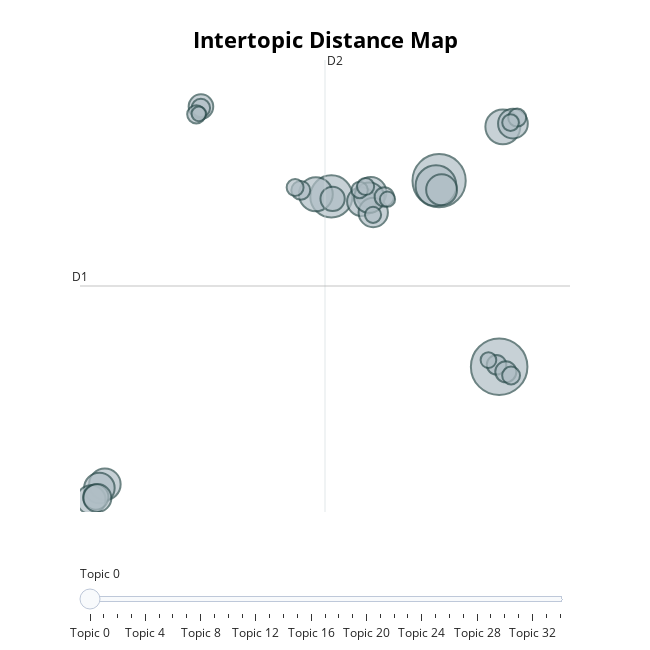

Notebook code for this chart:
### Code cell
topic_model.visualize_topics(custom_labels=True)

### Figure 1 — Plotly figure (JSON) as saved in the notebook; plotly's stock layout.template omitted (floating-point values rounded to 4 significant figures)
{"data": [{"customdata": [[0, "cancer | of | cells | to | the", 402], [1, "the | and | of | cancer | to", 356], [2, "ad | the | of | in | and", 223], [3, "the | heart | and | of | to", 209], [4, "brain | the | and | of | to", 144], [5, "food | and | the | of | to", 153], [6, "the | of | bacteria | antibiotics | resistance", 125], [7, "malaria | and | to | the | of", 121], [8, "gut | the | and | of | in", 117], [9, "plant | the | of | and | to", 105], [10, "the | of | and | to | in", 111], [11, "diabetes | insulin | the | of | glucose", 76], [12, "viral | virus | viruses | the | of", 104], [13, "the | delivery | of | and | to", 120], [14, "bone | pain | the | and | of", 74], [15, "and | the | social | of | to", 108], [16, "the | of | and | immune | to", 80], [17, "data | and | ai | the | of", 115], [18, "cell | gene | of | the | in", 98], [19, "obesity | and | health | the | of", 43], [20, "liver | nafld | nash | metabolic | in", 42], [21, "aml | stem | cell | cells | hematopoietic", 48], [22, "visual | the | neural | brain | how", 45], [23, "pet | the | dose | radiation | of", 41], [24, "cell | mechanical | the | and | in", 56], [25, "disorders | the | and | of | to", 47], [26, "retina | eye | retinal | the | of", 36], [27, "gbm | tumor | brain | glioblastoma | tumour", 31], [28, "chemicals | exposure | and | the | of", 35], [29, "kidney | ckd | renal | of | and", 27], [30, "bioprinting | tissue | materials | 3d | and", 40], [31, "climate | health | and | air | change", 34], [32, "and | the | to | of | health", 37], [33, "mental | health | and | to | the", 29], [34, "social | gender | health | women | and", 33]], "hovertemplate": "<b>Topic %{customdata[0]}</b><br>%{customdata[1]}<br>Size: %{customdata[2]}", "legendgroup": "", "marker": {"color": "#B0BEC5", "line": {"color": "DarkSlateGrey", "width": 2}, "size": [402, 356, 223, 209, 144, 153, 125, 121, 117, 105, 111, 76, 104, 120, 74, 108, 80, 115, 98, 43, 42, 48, 45, 41, 56, 47, 36, 31, 35, 27, 40, 34, 37, 29, 33], "sizemode": "area", "sizeref": 0.2512, "symbol": "circle"}, "mode": "markers", "name": "", "orientation": "v", "showlegend": false, "type": "scatter", "x": [12.78, 10.48, 6.363, 10.37, 5.77, 12.92, -2.302, 7.875, -2.511, -2.829, 13.31, 1.374, 7.517, 10.58, 6.41, 7.965, -2.648, 7.813, -2.588, 1.369, 1.196, 12.68, 5.193, 13.47, 13.04, 8.388, 4.976, 12.37, 13.22, 1.295, 13.24, 7.445, 7.672, 8.511, 7.958], "xaxis": "x", "y": [2.928, 13.66, 12.75, 13.37, 12.88, 16.77, -3.86, 12.97, -4.077, -4.747, 16.95, 17.94, 12.46, 13.14, 12.61, 11.83, -4.596, 12.68, -4.65, 17.86, 17.49, 3.036, 13.1, 17.3, 2.632, 12.72, 13.27, 3.308, 17.01, 17.52, 2.418, 13.12, 13.33, 12.59, 11.69], "yaxis": "y"}], "layout": {"annotations": [{"showarrow": false, "text": "D1", "x": -3.253, "y": 7.583, "yshift": 10}, {"showarrow": false, "text": "D2", "x": 6.12, "xshift": 10, "y": 20.63}], "height": 650, "hoverlabel": {"bgcolor": "white", "font": {"family": "Rockwell", "size": 16}}, "legend": {"itemsizing": "constant", "tracegroupgap": 0}, "margin": {"t": 60}, "shapes": [{"line": {"color": "#CFD8DC", "width": 2}, "type": "line", "x0": 6.12, "x1": 6.12, "y0": -5.459, "y1": 20.63}, {"line": {"color": "#9E9E9E", "width": 2}, "type": "line", "x0": -3.253, "x1": 15.49, "y0": 7.583, "y1": 7.583}], "sliders": [{"active": 0, "pad": {"t": 50}, "steps": [{"args": [{"marker.color": [["red", "#B0BEC5", "#B0BEC5", "#B0BEC5", "#B0BEC5", "#B0BEC5", "#B0BEC5", "#B0BEC5", "#B0BEC5", "#B0BEC5", "#B0BEC5", "#B0BEC5", "#B0BEC5", "#B0BEC5", "#B0BEC5", "#B0BEC5", "#B0BEC5", "#B0BEC5", "#B0BEC5", "#B0BEC5", "#B0BEC5", "#B0BEC5", "#B0BEC5", "#B0BEC5", "#B0BEC5", "#B0BEC5", "#B0BEC5", "#B0BEC5", "#B0BEC5", "#B0BEC5", "#B0BEC5", "#B0BEC5", "#B0BEC5", "#B0BEC5", "#B0BEC5"]]}], "label": "Topic 0", "method": "update"}, {"args": [{"marker.color": [["#B0BEC5", "red", "#B0BEC5", "#B0BEC5", "#B0BEC5", "#B0BEC5", "#B0BEC5", "#B0BEC5", "#B0BEC5", "#B0BEC5", "#B0BEC5", "#B0BEC5", "#B0BEC5", "#B0BEC5", "#B0BEC5", "#B0BEC5", "#B0BEC5", "#B0BEC5", "#B0BEC5", "#B0BEC5", "#B0BEC5", "#B0BEC5", "#B0BEC5", "#B0BEC5", "#B0BEC5", "#B0BEC5", "#B0BEC5", "#B0BEC5", "#B0BEC5", "#B0BEC5", "#B0BEC5", "#B0BEC5", "#B0BEC5", "#B0BEC5", "#B0BEC5"]]}], "label": "Topic 1", "method": "update"}, {"args": [{"marker.color": [["#B0BEC5", "#B0BEC5", "red", "#B0BEC5", "#B0BEC5", "#B0BEC5", "#B0BEC5", "#B0BEC5", "#B0BEC5", "#B0BEC5", "#B0BEC5", "#B0BEC5", "#B0BEC5", "#B0BEC5", "#B0BEC5", "#B0BEC5", "#B0BEC5", "#B0BEC5", "#B0BEC5", "#B0BEC5", "#B0BEC5", "#B0BEC5", "#B0BEC5", "#B0BEC5", "#B0BEC5", "#B0BEC5", "#B0BEC5", "#B0BEC5", "#B0BEC5", "#B0BEC5", "#B0BEC5", "#B0BEC5", "#B0BEC5", "#B0BEC5", "#B0BEC5"]]}], "label": "Topic 2", "method": "update"}, {"args": [{"marker.color": [["#B0BEC5", "#B0BEC5", "#B0BEC5", "red", "#B0BEC5", "#B0BEC5", "#B0BEC5", "#B0BEC5", "#B0BEC5", "#B0BEC5", "#B0BEC5", "#B0BEC5", "#B0BEC5", "#B0BEC5", "#B0BEC5", "#B0BEC5", "#B0BEC5", "#B0BEC5", "#B0BEC5", "#B0BEC5", "#B0BEC5", "#B0BEC5", "#B0BEC5", "#B0BEC5", "#B0BEC5", "#B0BEC5", "#B0BEC5", "#B0BEC5", "#B0BEC5", "#B0BEC5", "#B0BEC5", "#B0BEC5", "#B0BEC5", "#B0BEC5", "#B0BEC5"]]}], "label": "Topic 3", "method": "update"}, {"args": [{"marker.color": [["#B0BEC5", "#B0BEC5", "#B0BEC5", "#B0BEC5", "red", "#B0BEC5", "#B0BEC5", "#B0BEC5", "#B0BEC5", "#B0BEC5", "#B0BEC5", "#B0BEC5", "#B0BEC5", "#B0BEC5", "#B0BEC5", "#B0BEC5", "#B0BEC5", "#B0BEC5", "#B0BEC5", "#B0BEC5", "#B0BEC5", "#B0BEC5", "#B0BEC5", "#B0BEC5", "#B0BEC5", "#B0BEC5", "#B0BEC5", "#B0BEC5", "#B0BEC5", "#B0BEC5", "#B0BEC5", "#B0BEC5", "#B0BEC5", "#B0BEC5", "#B0BEC5"]]}], "label": "Topic 4", "method": "update"}, {"args": [{"marker.color": [["#B0BEC5", "#B0BEC5", "#B0BEC5", "#B0BEC5", "#B0BEC5", "red", "#B0BEC5", "#B0BEC5", "#B0BEC5", "#B0BEC5", "#B0BEC5", "#B0BEC5", "#B0BEC5", "#B0BEC5", "#B0BEC5", "#B0BEC5", "#B0BEC5", "#B0BEC5", "#B0BEC5", "#B0BEC5", "#B0BEC5", "#B0BEC5", "#B0BEC5", "#B0BEC5", "#B0BEC5", "#B0BEC5", "#B0BEC5", "#B0BEC5", "#B0BEC5", "#B0BEC5", "#B0BEC5", "#B0BEC5", "#B0BEC5", "#B0BEC5", "#B0BEC5"]]}], "label": "Topic 5", "method": "update"}, {"args": [{"marker.color": [["#B0BEC5", "#B0BEC5", "#B0BEC5", "#B0BEC5", "#B0BEC5", "#B0BEC5", "red", "#B0BEC5", "#B0BEC5", "#B0BEC5", "#B0BEC5", "#B0BEC5", "#B0BEC5", "#B0BEC5", "#B0BEC5", "#B0BEC5", "#B0BEC5", "#B0BEC5", "#B0BEC5", "#B0BEC5", "#B0BEC5", "#B0BEC5", "#B0BEC5", "#B0BEC5", "#B0BEC5", "#B0BEC5", "#B0BEC5", "#B0BEC5", "#B0BEC5", "#B0BEC5", "#B0BEC5", "#B0BEC5", "#B0BEC5", "#B0BEC5", "#B0BEC5"]]}], "label": "Topic 6", "method": "update"}, {"args": [{"marker.color": [["#B0BEC5", "#B0BEC5", "#B0BEC5", "#B0BEC5", "#B0BEC5", "#B0BEC5", "#B0BEC5", "red", "#B0BEC5", "#B0BEC5", "#B0BEC5", "#B0BEC5", "#B0BEC5", "#B0BEC5", "#B0BEC5", "#B0BEC5", "#B0BEC5", "#B0BEC5", "#B0BEC5", "#B0BEC5", "#B0BEC5", "#B0BEC5", "#B0BEC5", "#B0BEC5", "#B0BEC5", "#B0BEC5", "#B0BEC5", "#B0BEC5", "#B0BEC5", "#B0BEC5", "#B0BEC5", "#B0BEC5", "#B0BEC5", "#B0BEC5", "#B0BEC5"]]}], "label": "Topic 7", "method": "update"}, {"args": [{"marker.color": [["#B0BEC5", "#B0BEC5", "#B0BEC5", "#B0BEC5", "#B0BEC5", "#B0BEC5", "#B0BEC5", "#B0BEC5", "red", "#B0BEC5", "#B0BEC5", "#B0BEC5", "#B0BEC5", "#B0BEC5", "#B0BEC5", "#B0BEC5", "#B0BEC5", "#B0BEC5", "#B0BEC5", "#B0BEC5", "#B0BEC5", "#B0BEC5", "#B0BEC5", "#B0BEC5", "#B0BEC5", "#B0BEC5", "#B0BEC5", "#B0BEC5", "#B0BEC5", "#B0BEC5", "#B0BEC5", "#B0BEC5", "#B0BEC5", "#B0BEC5", "#B0BEC5"]]}], "label": "Topic 8", "method": "update"}, {"args": [{"marker.color": [["#B0BEC5", "#B0BEC5", "#B0BEC5", "#B0BEC5", "#B0BEC5", "#B0BEC5", "#B0BEC5", "#B0BEC5", "#B0BEC5", "red", "#B0BEC5", "#B0BEC5", "#B0BEC5", "#B0BEC5", "#B0BEC5", "#B0BEC5", "#B0BEC5", "#B0BEC5", "#B0BEC5", "#B0BEC5", "#B0BEC5", "#B0BEC5", "#B0BEC5", "#B0BEC5", "#B0BEC5", "#B0BEC5", "#B0BEC5", "#B0BEC5", "#B0BEC5", "#B0BEC5", "#B0BEC5", "#B0BEC5", "#B0BEC5", "#B0BEC5", "#B0BEC5"]]}], "label": "Topic 9", "method": "update"}, {"args": [{"marker.color": [["#B0BEC5", "#B0BEC5", "#B0BEC5", "#B0BEC5", "#B0BEC5", "#B0BEC5", "#B0BEC5", "#B0BEC5", "#B0BEC5", "#B0BEC5", "red", "#B0BEC5", "#B0BEC5", "#B0BEC5", "#B0BEC5", "#B0BEC5", "#B0BEC5", "#B0BEC5", "#B0BEC5", "#B0BEC5", "#B0BEC5", "#B0BEC5", "#B0BEC5", "#B0BEC5", "#B0BEC5", "#B0BEC5", "#B0BEC5", "#B0BEC5", "#B0BEC5", "#B0BEC5", "#B0BEC5", "#B0BEC5", "#B0BEC5", "#B0BEC5", "#B0BEC5"]]}], "label": "Topic 10", "method": "update"}, {"args": [{"marker.color": [["#B0BEC5", "#B0BEC5", "#B0BEC5", "#B0BEC5", "#B0BEC5", "#B0BEC5", "#B0BEC5", "#B0BEC5", "#B0BEC5", "#B0BEC5", "#B0BEC5", "red", "#B0BEC5", "#B0BEC5", "#B0BEC5", "#B0BEC5", "#B0BEC5", "#B0BEC5", "#B0BEC5", "#B0BEC5", "#B0BEC5", "#B0BEC5", "#B0BEC5", "#B0BEC5", "#B0BEC5", "#B0BEC5", "#B0BEC5", "#B0BEC5", "#B0BEC5", "#B0BEC5", "#B0BEC5", "#B0BEC5", "#B0BEC5", "#B0BEC5", "#B0BEC5"]]}], "label": "Topic 11", "method": "update"}, {"args": [{"marker.color": [["#B0BEC5", "#B0BEC5", "#B0BEC5", "#B0BEC5", "#B0BEC5", "#B0BEC5", "#B0BEC5", "#B0BEC5", "#B0BEC5", "#B0BEC5", "#B0BEC5", "#B0BEC5", "red", "#B0BEC5", "#B0BEC5", "#B0BEC5", "#B0BEC5", "#B0BEC5", "#B0BEC5", "#B0BEC5", "#B0BEC5", "#B0BEC5", "#B0BEC5", "#B0BEC5", "#B0BEC5", "#B0BEC5", "#B0BEC5", "#B0BEC5", "#B0BEC5", "#B0BEC5", "#B0BEC5", "#B0BEC5", "#B0BEC5", "#B0BEC5", "#B0BEC5"]]}], "label": "Topic 12", "method": "update"}, {"args": [{"marker.color": [["#B0BEC5", "#B0BEC5", "#B0BEC5", "#B0BEC5", "#B0BEC5", "#B0BEC5", "#B0BEC5", "#B0BEC5", "#B0BEC5", "#B0BEC5", "#B0BEC5", "#B0BEC5", "#B0BEC5", "red", "#B0BEC5", "#B0BEC5", "#B0BEC5", "#B0BEC5", "#B0BEC5", "#B0BEC5", "#B0BEC5", "#B0BEC5", "#B0BEC5", "#B0BEC5", "#B0BEC5", "#B0BEC5", "#B0BEC5", "#B0BEC5", "#B0BEC5", "#B0BEC5", "#B0BEC5", "#B0BEC5", "#B0BEC5", "#B0BEC5", "#B0BEC5"]]}], "label": "Topic 13", "method": "update"}, {"args": [{"marker.color": [["#B0BEC5", "#B0BEC5", "#B0BEC5", "#B0BEC5", "#B0BEC5", "#B0BEC5", "#B0BEC5", "#B0BEC5", "#B0BEC5", "#B0BEC5", "#B0BEC5", "#B0BEC5", "#B0BEC5", "#B0BEC5", "red", "#B0BEC5", "#B0BEC5", "#B0BEC5", "#B0BEC5", "#B0BEC5", "#B0BEC5", "#B0BEC5", "#B0BEC5", "#B0BEC5", "#B0BEC5", "#B0BEC5", "#B0BEC5", "#B0BEC5", "#B0BEC5", "#B0BEC5", "#B0BEC5", "#B0BEC5", "#B0BEC5", "#B0BEC5", "#B0BEC5"]]}], "label": "Topic 14", "method": "update"}, {"args": [{"marker.color": [["#B0BEC5", "#B0BEC5", "#B0BEC5", "#B0BEC5", "#B0BEC5", "#B0BEC5", "#B0BEC5", "#B0BEC5", "#B0BEC5", "#B0BEC5", "#B0BEC5", "#B0BEC5", "#B0BEC5", "#B0BEC5", "#B0BEC5", "red", "#B0BEC5", "#B0BEC5", "#B0BEC5", "#B0BEC5", "#B0BEC5", "#B0BEC5", "#B0BEC5", "#B0BEC5", "#B0BEC5", "#B0BEC5", "#B0BEC5", "#B0BEC5", "#B0BEC5", "#B0BEC5", "#B0BEC5", "#B0BEC5", "#B0BEC5", "#B0BEC5", "#B0BEC5"]]}], "label": "Topic 15", "method": "update"}, {"args": [{"marker.color": [["#B0BEC5", "#B0BEC5", "#B0BEC5", "#B0BEC5", "#B0BEC5", "#B0BEC5", "#B0BEC5", "#B0BEC5", "#B0BEC5", "#B0BEC5", "#B0BEC5", "#B0BEC5", "#B0BEC5", "#B0BEC5", "#B0BEC5", "#B0BEC5", "red", "#B0BEC5", "#B0BEC5", "#B0BEC5", "#B0BEC5", "#B0BEC5", "#B0BEC5", "#B0BEC5", "#B0BEC5", "#B0BEC5", "#B0BEC5", "#B0BEC5", "#B0BEC5", "#B0BEC5", "#B0BEC5", "#B0BEC5", "#B0BEC5", "#B0BEC5", "#B0BEC5"]]}], "label": "Topic 16", "method": "update"}, {"args": [{"marker.color": [["#B0BEC5", "#B0BEC5", "#B0BEC5", "#B0BEC5", "#B0BEC5", "#B0BEC5", "#B0BEC5", "#B0BEC5", "#B0BEC5", "#B0BEC5", "#B0BEC5", "#B0BEC5", "#B0BEC5", "#B0BEC5", "#B0BEC5", "#B0BEC5", "#B0BEC5", "red", "#B0BEC5", "#B0BEC5", "#B0BEC5", "#B0BEC5", "#B0BEC5", "#B0BEC5", "#B0BEC5", "#B0BEC5", "#B0BEC5", "#B0BEC5", "#B0BEC5", "#B0BEC5", "#B0BEC5", "#B0BEC5", "#B0BEC5", "#B0BEC5", "#B0BEC5"]]}], "label": "Topic 17", "method": "update"}, {"args": [{"marker.color": [["#B0BEC5", "#B0BEC5", "#B0BEC5", "#B0BEC5", "#B0BEC5", "#B0BEC5", "#B0BEC5", "#B0BEC5", "#B0BEC5", "#B0BEC5", "#B0BEC5", "#B0BEC5", "#B0BEC5", "#B0BEC5", "#B0BEC5", "#B0BEC5", "#B0BEC5", "#B0BEC5", "red", "#B0BEC5", "#B0BEC5", "#B0BEC5", "#B0BEC5", "#B0BEC5", "#B0BEC5", "#B0BEC5", "#B0BEC5", "#B0BEC5", "#B0BEC5", "#B0BEC5", "#B0BEC5", "#B0BEC5", "#B0BEC5", "#B0BEC5", "#B0BEC5"]]}], "label": "Topic 18", "method": "update"}, {"args": [{"marker.color": [["#B0BEC5", "#B0BEC5", "#B0BEC5", "#B0BEC5", "#B0BEC5", "#B0BEC5", "#B0BEC5", "#B0BEC5", "#B0BEC5", "#B0BEC5", "#B0BEC5", "#B0BEC5", "#B0BEC5", "#B0BEC5", "#B0BEC5", "#B0BEC5", "#B0BEC5", "#B0BEC5", "#B0BEC5", "red", "#B0BEC5", "#B0BEC5", "#B0BEC5", "#B0BEC5", "#B0BEC5", "#B0BEC5", "#B0BEC5", "#B0BEC5", "#B0BEC5", "#B0BEC5", "#B0BEC5", "#B0BEC5", "#B0BEC5", "#B0BEC5", "#B0BEC5"]]}], "label": "Topic 19", "method": "update"}, {"args": [{"marker.color": [["#B0BEC5", "#B0BEC5", "#B0BEC5", "#B0BEC5", "#B0BEC5", "#B0BEC5", "#B0BEC5", "#B0BEC5", "#B0BEC5", "#B0BEC5", "#B0BEC5", "#B0BEC5", "#B0BEC5", "#B0BEC5", "#B0BEC5", "#B0BEC5", "#B0BEC5", "#B0BEC5", "#B0BEC5", "#B0BEC5", "red", "#B0BEC5", "#B0BEC5", "#B0BEC5", "#B0BEC5", "#B0BEC5", "#B0BEC5", "#B0BEC5", "#B0BEC5", "#B0BEC5", "#B0BEC5", "#B0BEC5", "#B0BEC5", "#B0BEC5", "#B0BEC5"]]}], "label": "Topic 20", "method": "update"}, {"args": [{"marker.color": [["#B0BEC5", "#B0BEC5", "#B0BEC5", "#B0BEC5", "#B0BEC5", "#B0BEC5", "#B0BEC5", "#B0BEC5", "#B0BEC5", "#B0BEC5", "#B0BEC5", "#B0BEC5", "#B0BEC5", "#B0BEC5", "#B0BEC5", "#B0BEC5", "#B0BEC5", "#B0BEC5", "#B0BEC5", "#B0BEC5", "#B0BEC5", "red", "#B0BEC5", "#B0BEC5", "#B0BEC5", "#B0BEC5", "#B0BEC5", "#B0BEC5", "#B0BEC5", "#B0BEC5", "#B0BEC5", "#B0BEC5", "#B0BEC5", "#B0BEC5", "#B0BEC5"]]}], "label": "Topic 21", "method": "update"}, {"args": [{"marker.color": [["#B0BEC5", "#B0BEC5", "#B0BEC5", "#B0BEC5", "#B0BEC5", "#B0BEC5", "#B0BEC5", "#B0BEC5", "#B0BEC5", "#B0BEC5", "#B0BEC5", "#B0BEC5", "#B0BEC5", "#B0BEC5", "#B0BEC5", "#B0BEC5", "#B0BEC5", "#B0BEC5", "#B0BEC5", "#B0BEC5", "#B0BEC5", "#B0BEC5", "red", "#B0BEC5", "#B0BEC5", "#B0BEC5", "#B0BEC5", "#B0BEC5", "#B0BEC5", "#B0BEC5", "#B0BEC5", "#B0BEC5", "#B0BEC5", "#B0BEC5", "#B0BEC5"]]}], "label": "Topic 22", "method": "update"}, {"args": [{"marker.color": [["#B0BEC5", "#B0BEC5", "#B0BEC5", "#B0BEC5", "#B0BEC5", "#B0BEC5", "#B0BEC5", "#B0BEC5", "#B0BEC5", "#B0BEC5", "#B0BEC5", "#B0BEC5", "#B0BEC5", "#B0BEC5", "#B0BEC5", "#B0BEC5", "#B0BEC5", "#B0BEC5", "#B0BEC5", "#B0BEC5", "#B0BEC5", "#B0BEC5", "#B0BEC5", "red", "#B0BEC5", "#B0BEC5", "#B0BEC5", "#B0BEC5", "#B0BEC5", "#B0BEC5", "#B0BEC5", "#B0BEC5", "#B0BEC5", "#B0BEC5", "#B0BEC5"]]}], "label": "Topic 23", "method": "update"}, {"args": [{"marker.color": [["#B0BEC5", "#B0BEC5", "#B0BEC5", "#B0BEC5", "#B0BEC5", "#B0BEC5", "#B0BEC5", "#B0BEC5", "#B0BEC5", "#B0BEC5", "#B0BEC5", "#B0BEC5", "#B0BEC5", "#B0BEC5", "#B0BEC5", "#B0BEC5", "#B0BEC5", "#B0BEC5", "#B0BEC5", "#B0BEC5", "#B0BEC5", "#B0BEC5", "#B0BEC5", "#B0BEC5", "red", "#B0BEC5", "#B0BEC5", "#B0BEC5", "#B0BEC5", "#B0BEC5", "#B0BEC5", "#B0BEC5", "#B0BEC5", "#B0BEC5", "#B0BEC5"]]}], "label": "Topic 24", "method": "update"}, {"args": [{"marker.color": [["#B0BEC5", "#B0BEC5", "#B0BEC5", "#B0BEC5", "#B0BEC5", "#B0BEC5", "#B0BEC5", "#B0BEC5", "#B0BEC5", "#B0BEC5", "#B0BEC5", "#B0BEC5", "#B0BEC5", "#B0BEC5", "#B0BEC5", "#B0BEC5", "#B0BEC5", "#B0BEC5", "#B0BEC5", "#B0BEC5", "#B0BEC5", "#B0BEC5", "#B0BEC5", "#B0BEC5", "#B0BEC5", "red", "#B0BEC5", "#B0BEC5", "#B0BEC5", "#B0BEC5", "#B0BEC5", "#B0BEC5", "#B0BEC5", "#B0BEC5", "#B0BEC5"]]}], "label": "Topic 25", "method": "update"}, {"args": [{"marker.color": [["#B0BEC5", "#B0BEC5", "#B0BEC5", "#B0BEC5", "#B0BEC5", "#B0BEC5", "#B0BEC5", "#B0BEC5", "#B0BEC5", "#B0BEC5", "#B0BEC5", "#B0BEC5", "#B0BEC5", "#B0BEC5", "#B0BEC5", "#B0BEC5", "#B0BEC5", "#B0BEC5", "#B0BEC5", "#B0BEC5", "#B0BEC5", "#B0BEC5", "#B0BEC5", "#B0BEC5", "#B0BEC5", "#B0BEC5", "red", "#B0BEC5", "#B0BEC5", "#B0BEC5", "#B0BEC5", "#B0BEC5", "#B0BEC5", "#B0BEC5", "#B0BEC5"]]}], "label": "Topic 26", "method": "update"}, {"args": [{"marker.color": [["#B0BEC5", "#B0BEC5", "#B0BEC5", "#B0BEC5", "#B0BEC5", "#B0BEC5", "#B0BEC5", "#B0BEC5", "#B0BEC5", "#B0BEC5", "#B0BEC5", "#B0BEC5", "#B0BEC5", "#B0BEC5", "#B0BEC5", "#B0BEC5", "#B0BEC5", "#B0BEC5", "#B0BEC5", "#B0BEC5", "#B0BEC5", "#B0BEC5", "#B0BEC5", "#B0BEC5", "#B0BEC5", "#B0BEC5", "#B0BEC5", "red", "#B0BEC5", "#B0BEC5", "#B0BEC5", "#B0BEC5", "#B0BEC5", "#B0BEC5", "#B0BEC5"]]}], "label": "Topic 27", "method": "update"}, {"args": [{"marker.color": [["#B0BEC5", "#B0BEC5", "#B0BEC5", "#B0BEC5", "#B0BEC5", "#B0BEC5", "#B0BEC5", "#B0BEC5", "#B0BEC5", "#B0BEC5", "#B0BEC5", "#B0BEC5", "#B0BEC5", "#B0BEC5", "#B0BEC5", "#B0BEC5", "#B0BEC5", "#B0BEC5", "#B0BEC5", "#B0BEC5", "#B0BEC5", "#B0BEC5", "#B0BEC5", "#B0BEC5", "#B0BEC5", "#B0BEC5", "#B0BEC5", "#B0BEC5", "red", "#B0BEC5", "#B0BEC5", "#B0BEC5", "#B0BEC5", "#B0BEC5", "#B0BEC5"]]}], "label": "Topic 28", "method": "update"}, {"args": [{"marker.color": [["#B0BEC5", "#B0BEC5", "#B0BEC5", "#B0BEC5", "#B0BEC5", "#B0BEC5", "#B0BEC5", "#B0BEC5", "#B0BEC5", "#B0BEC5", "#B0BEC5", "#B0BEC5", "#B0BEC5", "#B0BEC5", "#B0BEC5", "#B0BEC5", "#B0BEC5", "#B0BEC5", "#B0BEC5", "#B0BEC5", "#B0BEC5", "#B0BEC5", "#B0BEC5", "#B0BEC5", "#B0BEC5", "#B0BEC5", "#B0BEC5", "#B0BEC5", "#B0BEC5", "red", "#B0BEC5", "#B0BEC5", "#B0BEC5", "#B0BEC5", "#B0BEC5"]]}], "label": "Topic 29", "method": "update"}, {"args": [{"marker.color": [["#B0BEC5", "#B0BEC5", "#B0BEC5", "#B0BEC5", "#B0BEC5", "#B0BEC5", "#B0BEC5", "#B0BEC5", "#B0BEC5", "#B0BEC5", "#B0BEC5", "#B0BEC5", "#B0BEC5", "#B0BEC5", "#B0BEC5", "#B0BEC5", "#B0BEC5", "#B0BEC5", "#B0BEC5", "#B0BEC5", "#B0BEC5", "#B0BEC5", "#B0BEC5", "#B0BEC5", "#B0BEC5", "#B0BEC5", "#B0BEC5", "#B0BEC5", "#B0BEC5", "#B0BEC5", "red", "#B0BEC5", "#B0BEC5", "#B0BEC5", "#B0BEC5"]]}], "label": "Topic 30", "method": "update"}, {"args": [{"marker.color": [["#B0BEC5", "#B0BEC5", "#B0BEC5", "#B0BEC5", "#B0BEC5", "#B0BEC5", "#B0BEC5", "#B0BEC5", "#B0BEC5", "#B0BEC5", "#B0BEC5", "#B0BEC5", "#B0BEC5", "#B0BEC5", "#B0BEC5", "#B0BEC5", "#B0BEC5", "#B0BEC5", "#B0BEC5", "#B0BEC5", "#B0BEC5", "#B0BEC5", "#B0BEC5", "#B0BEC5", "#B0BEC5", "#B0BEC5", "#B0BEC5", "#B0BEC5", "#B0BEC5", "#B0BEC5", "#B0BEC5", "red", "#B0BEC5", "#B0BEC5", "#B0BEC5"]]}], "label": "Topic 31", "method": "update"}, {"args": [{"marker.color": [["#B0BEC5", "#B0BEC5", "#B0BEC5", "#B0BEC5", "#B0BEC5", "#B0BEC5", "#B0BEC5", "#B0BEC5", "#B0BEC5", "#B0BEC5", "#B0BEC5", "#B0BEC5", "#B0BEC5", "#B0BEC5", "#B0BEC5", "#B0BEC5", "#B0BEC5", "#B0BEC5", "#B0BEC5", "#B0BEC5", "#B0BEC5", "#B0BEC5", "#B0BEC5", "#B0BEC5", "#B0BEC5", "#B0BEC5", "#B0BEC5", "#B0BEC5", "#B0BEC5", "#B0BEC5", "#B0BEC5", "#B0BEC5", "red", "#B0BEC5", "#B0BEC5"]]}], "label": "Topic 32", "method": "update"}, {"args": [{"marker.color": [["#B0BEC5", "#B0BEC5", "#B0BEC5", "#B0BEC5", "#B0BEC5", "#B0BEC5", "#B0BEC5", "#B0BEC5", "#B0BEC5", "#B0BEC5", "#B0BEC5", "#B0BEC5", "#B0BEC5", "#B0BEC5", "#B0BEC5", "#B0BEC5", "#B0BEC5", "#B0BEC5", "#B0BEC5", "#B0BEC5", "#B0BEC5", "#B0BEC5", "#B0BEC5", "#B0BEC5", "#B0BEC5", "#B0BEC5", "#B0BEC5", "#B0BEC5", "#B0BEC5", "#B0BEC5", "#B0BEC5", "#B0BEC5", "#B0BEC5", "red", "#B0BEC5"]]}], "label": "Topic 33", "method": "update"}, {"args": [{"marker.color": [["#B0BEC5", "#B0BEC5", "#B0BEC5", "#B0BEC5", "#B0BEC5", "#B0BEC5", "#B0BEC5", "#B0BEC5", "#B0BEC5", "#B0BEC5", "#B0BEC5", "#B0BEC5", "#B0BEC5", "#B0BEC5", "#B0BEC5", "#B0BEC5", "#B0BEC5", "#B0BEC5", "#B0BEC5", "#B0BEC5", "#B0BEC5", "#B0BEC5", "#B0BEC5", "#B0BEC5", "#B0BEC5", "#B0BEC5", "#B0BEC5", "#B0BEC5", "#B0BEC5", "#B0BEC5", "#B0BEC5", "#B0BEC5", "#B0BEC5", "#B0BEC5", "red"]]}], "label": "Topic 34", "method": "update"}]}], "title": {"font": {"color": "Black", "size": 22}, "text": "<b>Intertopic Distance Map</b>", "x": 0.5, "xanchor": "center", "y": 0.95, "yanchor": "top"}, "width": 650, "xaxis": {"anchor": "y", "domain": [0, 1], "range": [-3.253, 15.49], "title": {"text": ""}, "visible": false}, "yaxis": {"anchor": "x", "domain": [0, 1], "range": [-5.459, 20.63], "title": {"text": ""}, "visible": false}}}
